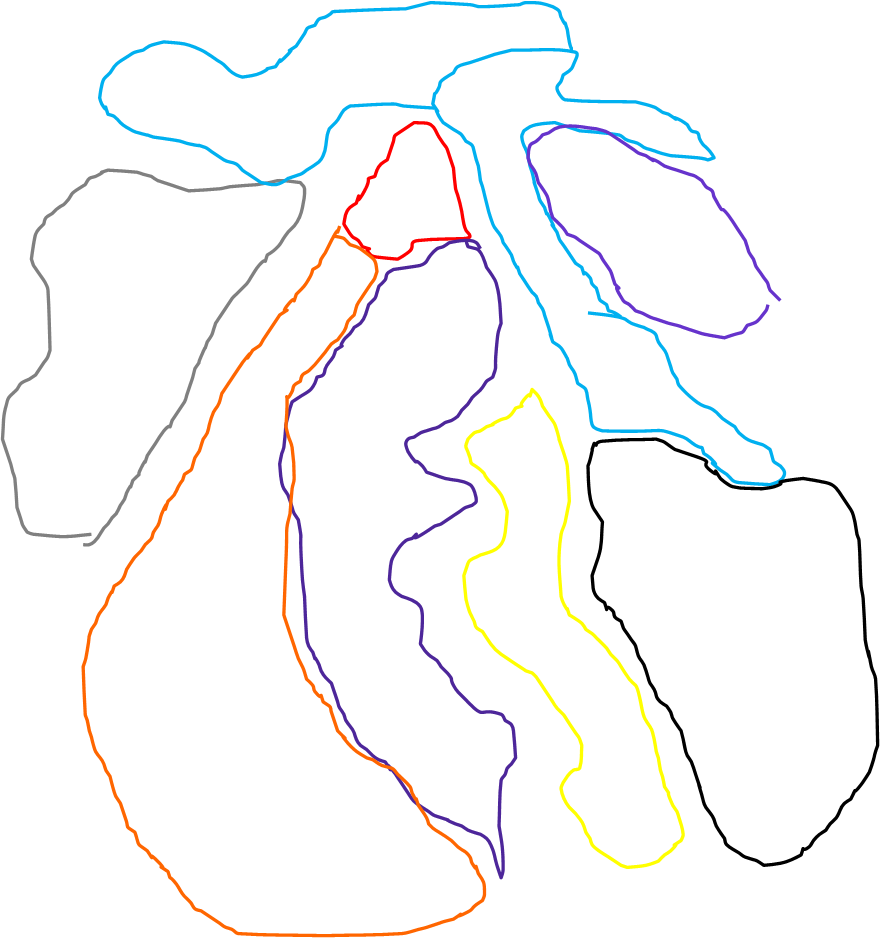
#> input picture assets/masterpanPNG/zone drawings.png, 880 x 938 px
$ python extract_zones.py
#> lines starting #> are read from the running program, lines starting #| are printed output that depends on the picture
"""
Extract zone polygons from zone drawings and map to masterplan coordinates.
Zone drawings (880x938) -> Masterplan (1024x1424)
Uses simple scale+offset transform visually calibrated in browser overlay.
"""
from PIL import Image, ImageDraw
import json, math

# ============================================================
# Step 1: Affine transform (visually calibrated)
# mp_x = zd_x * scX + offX
# mp_y = zd_y * scY + offY
# ============================================================
scX = 1.50
scY = 1.66
offX = -16
offY = -281

def apply_transform(x, y):
    return (x * scX + offX, y * scY + offY)

print(f"Transform: scX={scX}, scY={scY}, offX={offX}, offY={offY}")

# ============================================================
# Step 3: Load zone drawings and detect colored outlines
# ============================================================
img = Image.open('assets/masterpanPNG/zone drawings.png').convert('RGBA')
#> img is the input picture: PIL image 880x938 RGBA; mean R, G, B, A 6.5, 6.3, 6.1, 11.1
pixels = img.load()
zw, zh = img.size
#> zw = 880; zh = 938
print(f"\nZone drawings: {zw}x{zh}")
#| Zone drawings: 880x938

zone_colors = {
    'family':     {'r': (180, 255), 'g': (80, 180), 'b': (0, 60)},
    'premium':    {'r': (40, 160),  'g': (0, 80),   'b': (100, 255)},
    'green-area': {'r': (0, 60),    'g': (140, 255), 'b': (200, 255)},
    'luxury':     {'r': (200, 255), 'g': (200, 255), 'b': (0, 60)},
    'together':   {'r': (100, 180), 'g': (100, 180), 'b': (100, 180)},
    'wellness':   {'r': (180, 255), 'g': (0, 60),    'b': (0, 60)},
    'strategic':  {'r': (0, 40),    'g': (0, 40),     'b': (0, 40)},
}

def match_color(r, g, b, ranges):
    return (ranges['r'][0] <= r <= ranges['r'][1] and
            ranges['g'][0] <= g <= ranges['g'][1] and
            ranges['b'][0] <= b <= ranges['b'][1])

zone_px = {z: [] for z in zone_colors}
for y in range(zh):
    for x in range(zw):
        p = pixels[x, y]
        r, g, b, a = p[0], p[1], p[2], p[3] if len(p) > 3 else 255
        if a < 128 or (r > 240 and g > 240 and b > 240):
            continue
        for zone, ranges in zone_colors.items():
            if match_color(r, g, b, ranges):
                zone_px[zone].append((x, y))
                break

for z, pts in zone_px.items():
    print(f"  {z}: {len(pts)} pixels")

# ============================================================
# Step 4: Extract outlines using angle sweep
# ============================================================
def get_outline(pixel_list, n_angles=180):
    if len(pixel_list) < 10:
        return []
    cx = sum(p[0] for p in pixel_list) / len(pixel_list)
    cy = sum(p[1] for p in pixel_list) / len(pixel_list)

    angle_pts = {}
    for x, y in pixel_list:
        angle = math.atan2(y - cy, x - cx)
        step = math.pi / n_angles
        deg = round(angle / step) * step
        dist = math.sqrt((x-cx)**2 + (y-cy)**2)
        if deg not in angle_pts or dist > angle_pts[deg][1]:
            angle_pts[deg] = ((x, y), dist)

    sorted_angles = sorted(angle_pts.keys())
    return [angle_pts[a][0] for a in sorted_angles]

def simplify(points, epsilon=3):
    if len(points) <= 3:
        return points
    def perp_dist(pt, s, e):
        dx, dy = e[0]-s[0], e[1]-s[1]
        d = math.sqrt(dx*dx + dy*dy)
        if d == 0:
            return math.sqrt((pt[0]-s[0])**2 + (pt[1]-s[1])**2)
        return abs(dy*pt[0] - dx*pt[1] + e[0]*s[1] - e[1]*s[0]) / d
    def rdp(pts, eps):
        if len(pts) <= 2:
            return pts
        dmax, idx = 0, 0
        for i in range(1, len(pts)-1):
            d = perp_dist(pts[i], pts[0], pts[-1])
            if d > dmax:
                dmax, idx = d, i
        if dmax > eps:
            return rdp(pts[:idx+1], eps)[:-1] + rdp(pts[idx:], eps)
        return [pts[0], pts[-1]]
    return rdp(points, epsilon)

# ============================================================
# Step 5: Transform and output SVG coordinates
# ============================================================
print("\n=== SVG Polygon Points (viewBox 0 0 1024 1424) ===\n")
results = {}
for zone in zone_colors:
    px_list = zone_px[zone]
    if len(px_list) < 10:
        print(f"  {zone}: too few pixels, skipping")
        continue
    outline = get_outline(px_list, n_angles=180)
    simplified = simplify(outline, epsilon=8)

    transformed = []
    for x, y in simplified:
        mx, my = apply_transform( x, y)
        mx = max(0, min(1024, mx))
        my = max(0, min(1424, my))
        transformed.append((round(mx), round(my)))

    results[zone] = transformed
    pts_str = " ".join(f"{p[0]},{p[1]}" for p in transformed)
    print(f"<!-- {zone.upper()} -->")
    print(f'points="{pts_str}"')
    print()

# ============================================================
# Step 6: Debug visualization on masterplan
# ============================================================
mp = Image.open('assets/masterplan-zones.jpg').convert('RGBA')
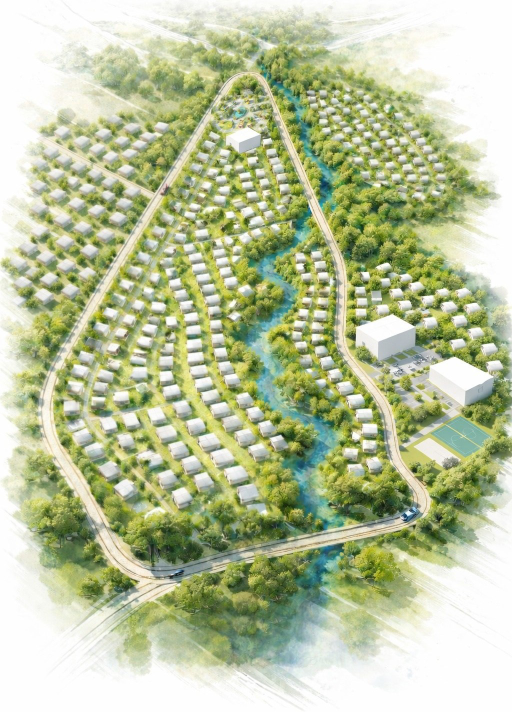
#> input picture assets/masterplan-zones.jpg, 1024 x 1424 px (shown at 1/2 size)
overlay = Image.new('RGBA', mp.size, (0,0,0,0))
#> overlay: PIL image 1024x1424 RGBA; every value is 0
draw = ImageDraw.Draw(overlay)

fills = {
    'family': (255,140,0,60), 'premium': (128,0,128,60),
    'green-area': (0,150,255,60), 'luxury': (255,215,0,60),
    'together': (160,160,160,60), 'wellness': (220,20,60,60),
    'strategic': (40,40,40,60)
}
strokes = {
    'family': (255,140,0,200), 'premium': (128,0,128,200),
    'green-area': (0,150,255,200), 'luxury': (255,215,0,200),
    'together': (160,160,160,200), 'wellness': (220,20,60,200),
    'strategic': (40,40,40,200)
}

for zone, pts in results.items():
    if len(pts) >= 3:
        draw.polygon(pts, fill=fills[zone], outline=strokes[zone])

composite = Image.alpha_composite(mp, overlay)
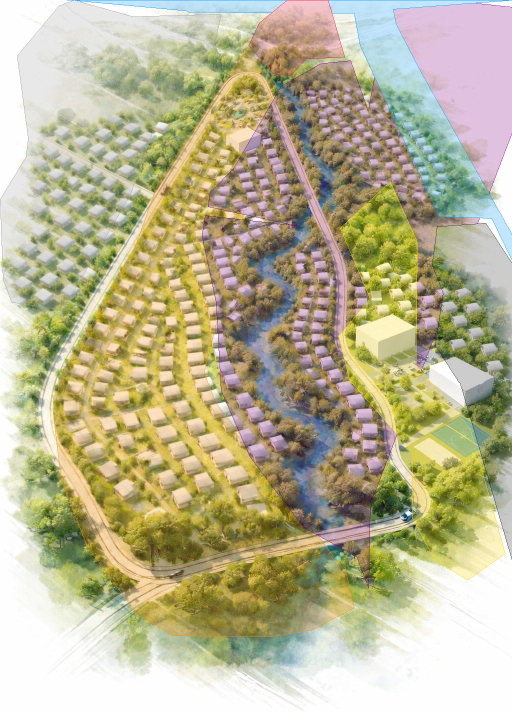
#> composite: PIL image 1024x1424 RGBA (shown at 1/2 size); mean R, G, B, A 185.3, 180.1, 147.1, 255
composite.convert('RGB').save('debug_zones.jpg', quality=90)
print("Saved debug_zones.jpg")

with open('zone_coordinates.json', 'w') as f:
    json.dump({z: [list(p) for p in pts] for z, pts in results.items()}, f, indent=2)
print("Saved zone_coordinates.json")
